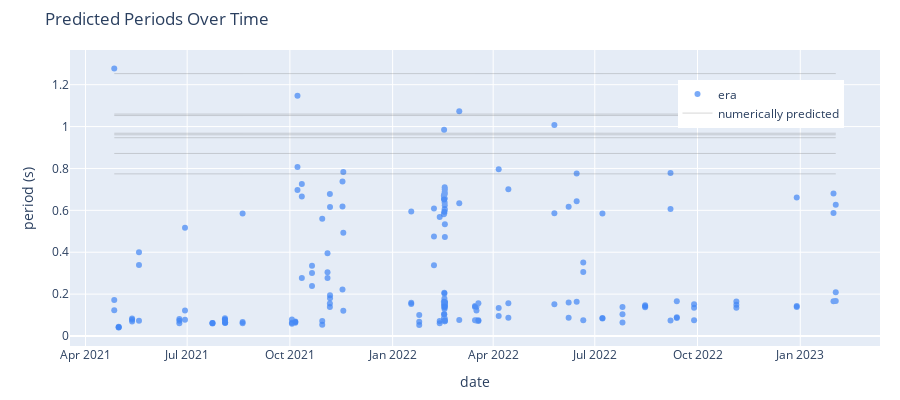

Write notebook code for a chart like this one.
### Code cell
import plotly.graph_objects as go

with open('periods_allevents.dat', 'rb') as f:
    full_periods = pickle.load(f)

opsperiods = np.loadtxt("./hwd_ops_impulse/PeriodsPostG.txt")
cgsperiods = full_periods[:,255,0,:]
print(cgsperiods.shape)
n_events = cgsperiods.shape[0]

cgsdf = pd.concat((df(full_event_dates),df(cgsperiods)), axis=1)
cgsdf.columns = ["date", "mode 1", "mode 2", "mode 3"]
cgsdf.sort_values(by=["date"], inplace=True)
cgsdf = cgsdf[cgsdf["date"]!=("2022-12-13T21:40:00")]
cgsdf.head()

fig = go.Figure()
fig.add_scatter(x=cgsdf["date"], y=cgsdf["mode 1"], mode='markers', line_color='#4287f5', opacity=0.7, name='ERA')
fig.add_scatter(x=cgsdf["date"], y=cgsdf["mode 2"], mode='markers', line_color='#4287f5', opacity=0.7, name='ERA', showlegend=False)
fig.add_scatter(x=cgsdf["date"], y=cgsdf["mode 3"], mode='markers', line_color='#4287f5', opacity=0.7, name='ERA', showlegend=False)
fig.add_scatter(x=cgsdf["date"], y=opsperiods[0]*np.ones(n_events), line_color='#616161', line_width=0.5, opacity=0.5, name='numerically predicted')
for i in np.arange(1,8):
    fig.add_scatter(x=cgsdf["date"], y=opsperiods[i]*np.ones(n_events), line_color='#616161', line_width=0.5, opacity=0.5, name='numerically predicted', showlegend=False)
fig.update_layout(title='Predicted Periods Over Time',
                   xaxis_title='date',
                   yaxis_title='period (s)',
                   margin=dict(l=70, r=20, t=50, b=20),
                   width=900,height=400,
                   legend=dict(x=0.75,y=0.9))
fig.show()
